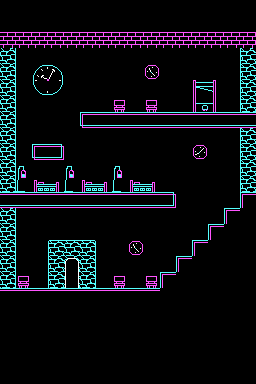

A 2D game scene composited from a Tiled map and its tileset images. What follows is a short description and the map's XML, with every tile layer's data as written:
An orthogonal 16x24 tile map with 16x16 px tiles, 1 tile layer (Tile Layer 1).

<map version="1.2" tiledversion="1.3.4" orientation="orthogonal" renderorder="right-down" width="16" height="24" tilewidth="16" tileheight="16" infinite="0" backgroundcolor="#000000" nextlayerid="2" nextobjectid="1">
 <tileset firstgid="1" source="tileset.tsx" />
 <layer id="1" name="Tile Layer 1" width="16" height="24">
  <data encoding="csv">
0,0,0,0,0,0,0,0,0,0,0,0,0,0,0,0,
0,0,0,0,0,0,0,0,0,0,0,0,0,0,0,0,
327,327,327,327,327,327,327,327,327,327,327,327,327,327,327,327,
323,0,0,0,0,0,0,0,0,0,0,0,0,0,0,321,
323,0,642,643,0,0,0,0,0,676,0,0,0,0,0,321,
323,0,674,675,0,0,0,0,0,0,0,0,712,713,0,321,
323,0,0,0,0,0,0,678,0,678,0,0,744,745,0,321,
323,0,0,0,0,105,106,106,106,106,106,106,106,106,106,106,
323,0,0,0,0,0,0,0,0,0,0,0,0,0,0,321,
323,0,105,107,0,0,0,0,0,0,0,0,677,0,0,321,
323,679,0,0,679,0,0,679,0,0,0,0,0,0,0,321,
323,711,709,710,711,709,710,711,709,710,0,0,0,0,0,321,
106,106,106,106,106,106,106,106,106,106,107,0,0,0,0,9,
323,0,0,0,0,0,0,0,0,0,0,0,0,0,9,0,
323,0,0,0,0,0,0,0,0,0,0,0,0,9,0,0,
323,0,0,520,521,522,0,0,676,0,0,0,9,0,0,0,
323,0,0,552,513,554,0,0,0,0,0,9,0,0,0,0,
323,678,0,552,545,554,0,678,0,678,9,0,0,0,0,0,
10,10,10,10,10,10,10,10,10,10,0,0,0,0,0,0,
0,0,0,0,0,0,0,0,0,0,0,0,0,0,0,0,
0,0,0,0,0,0,0,0,0,0,0,0,0,0,0,0,
0,0,0,0,0,0,0,0,0,0,0,0,0,0,0,0,
0,0,0,0,0,0,0,0,0,0,0,0,0,0,0,0,
0,0,0,0,0,0,0,0,0,0,0,0,0,0,0,0
</data>
 </layer>
</map>
